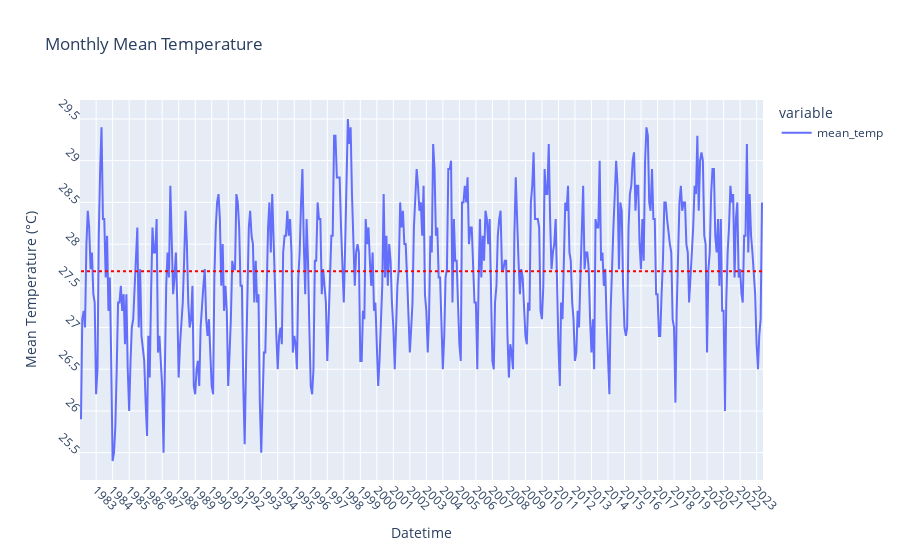

This figure's notebook cell:
### Markdown cell above
#### Data Visualisation

### Code cell
df_monthly_mean_temp = df['mean_temp'].resample('M').mean()  # resample to monthly mean
# print(df_monthly_mean_temp)

# line plot for mean temperature
fig_monthly_mean_temp = px.line(df_monthly_mean_temp, labels={df_monthly_mean_temp.index.name: 'Datetime', 'value': 'Mean Temperature (°C)'}, title='Monthly Mean Temperature')
fig_monthly_mean_temp.update_xaxes(dtick='M12', tickangle=45)
fig_monthly_mean_temp.update_yaxes(dtick=0.5, tickangle=45)
fig_monthly_mean_temp.update_traces(hovertemplate='Datetime: %{x}<br>Mean Temperature: %{y}°C')

# add the mean line
mean_temperature = np.mean(df_monthly_mean_temp)
fig_monthly_mean_temp.add_shape(
    type="line",
    x0=df_monthly_mean_temp.index[0],
    y0=mean_temperature,
    x1=df_monthly_mean_temp.index[-1],
    y1=mean_temperature,
    line=dict(color="red", dash="dot"),
)
fig_monthly_mean_temp.show()

# df_monthly_total_rainfall = df['total_rainfall'].resample('M').mean()  # resample to monthly mean
# # yearly_total_rainfall = df['total_rainfall'].resample('Y').mean()  # resample to yearly mean

# # print(monthly_total_rainfall)
# # print(yearly_total_rainfall)

# # line plot for total rainfall
# fig_monthly_total_rainfall = px.line(monthly_total_rainfall, labels={df_monthly_total_rainfall.index.name: 'Datetime', 'value': 'Total Rainfall (mm)'},title='Monthly Total Rainfall')
# fig_monthly_total_rainfall.update_xaxes(dtick='M12', tickangle=45)
# fig_monthly_total_rainfall.update_yaxes(dtick=100, tickangle=45)
# fig_monthly_total_rainfall.update_traces(hovertemplate='Datetime: %{x}<br>Total Rainfall: %{y}mm')

# # add the mean line
# mean_total_rainfall = np.mean(df_monthly_total_rainfall)
# fig_monthly_total_rainfall.add_shape(
#     type="line",
#     x0=df_monthly_total_rainfall.index[0],
#     y0=mean_total_rainfall,
#     x1=df_monthly_total_rainfall.index[-1],
#     y1=mean_total_rainfall,
#     line=dict(color="red", dash="dot"),
# )
# fig_monthly_total_rainfall.show()

# # Normalize mean temperature data
# normalized_mean_temp = preprocessing.scale(df_monthly_mean_temp)
# # Normalize total rainfall data
# normalized_total_rainfall = preprocessing.scale(df_monthly_total_rainfall)

# # Create a DataFrame with normalized data
# df_normalized = pd.DataFrame({'Datetime': df_monthly_mean_temp.index,
#                               'Normalized Mean Temperature': normalized_mean_temp,
#                               'Normalized Total Rainfall': normalized_total_rainfall})

# # Combine the normalized data using plotly.express
# fig_combined = px.line(df_normalized, x='Datetime', y=['Normalized Mean Temperature', 'Normalized Total Rainfall'],
#                        labels={'value': 'Normalized Value'},
#                        title='Combined Normalized Data')
# fig_combined.update_xaxes(dtick='M12', tickangle=45)
# fig_combined.update_yaxes(dtick=1, tickangle=45)
# fig_combined.update_traces(hovertemplate='Datetime: %{x}<br>Total Rainfall: %{y}mm')

# # Show the combined graph
# fig_combined.show()

### Figure 1 — Plotly figure (JSON) as saved in the notebook; plotly's stock layout.template omitted (floating-point values rounded to 4 significant figures; data arrays with more than 128 entries replaced by an {"elided": "..."} marker saying what was removed)
{"data": [{"hovertemplate": "Datetime: %{x}<br>Mean Temperature: %{y}°C", "legendgroup": "mean_temp", "line": {"color": "#636efa", "dash": "solid"}, "marker": {"symbol": "circle"}, "mode": "lines", "name": "mean_temp", "orientation": "v", "showlegend": true, "type": "scatter", "x": {"elided": "496 str values"}, "xaxis": "x", "y": {"elided": "496 float values"}, "yaxis": "y"}], "layout": {"legend": {"title": {"text": "variable"}, "tracegroupgap": 0}, "shapes": [{"line": {"color": "red", "dash": "dot"}, "type": "line", "x0": "1982-01-31T00:00:00", "x1": "2023-04-30T00:00:00", "y0": 27.67, "y1": 27.67}], "title": {"text": "Monthly Mean Temperature"}, "xaxis": {"anchor": "y", "domain": [0, 1], "dtick": "M12", "tickangle": 45, "title": {"text": "Datetime"}}, "yaxis": {"anchor": "x", "domain": [0, 1], "dtick": 0.5, "tickangle": 45, "title": {"text": "Mean Temperature (°C)"}}}}
